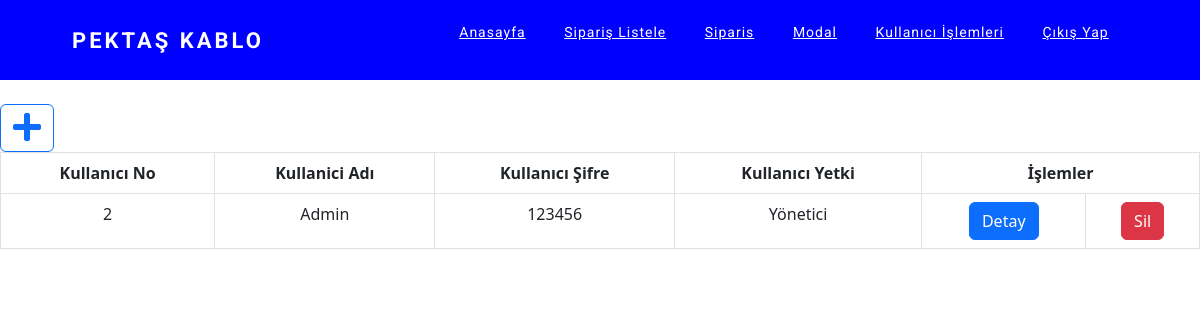
The page /Siparis/Kullanici_islem.php (signed in) on the database its author committed.
### tables this page shows
CREATE TABLE `tbl_kullanicilar` (
  `kullanici_id` int(11) NOT NULL,
  `kullanici_adi` varchar(30) DEFAULT NULL,
  `kullanici_sifre` varchar(10) DEFAULT NULL,
  `kullanici_yetki` varchar(8) DEFAULT NULL
);

### Siparis/Kullanici_islem.php (the view, shortened to what this page needs)
<?php
include 'navbar.php';
?>
<?php
$sorgu=$baglanti->prepare('SELECT * FROM tbl_kullanicilar order by  kullanici_id  desc');
$sorgu->execute();
$kullanicilistele=$sorgu-> fetchAll(PDO::FETCH_OBJ);
?>
 <br>
   <table class="table table-bordered table-responsive-md table-striped text-center">
        <thead>
          <tr> <button class="btn btn-outline-primary" data-toggle="modal" data-target="#myModal"
          onclick="kullanici_getir(0)" >
          <i class="fas fa-plus fa-2x" aria-hidden="true"></i></button></tr>
          <tr >
                   <th>Kullanıcı No</th>
                   <th>Kullanici Adı</th>
                   <th>Kullanıcı Şifre</th>
                   <th>Kullanıcı Yetki</th>
                   <th colspan="2">İşlemler</th>
          </tr>
        </thead>
        <tbody>
   <tr>
          <?php
			         foreach($kullanicilistele as $kullanici)
               {
          ?>
			 	<tr>
			 	        <td class="pt-3-half"><?= $kullanici->kullanici_id; ?></td>
                <td class="pt-3-half"><?=$kullanici->kullanici_adi; ?> </td>
			        	<td class="pt-3-half" type="password"><?= $kullanici->kullanici_sifre; ?></td>
			 	        <td class="pt-3-half"><?= $kullanici->kullanici_yetki; ?></td>
                <td><button type="button" class="btn btn-primary" data-toggle="modal" data-target="#myModal"
                onclick="kullanici_getir(<?php echo $kullanici->kullanici_id;?>)">Detay </button> </td>
                <td><button type="reset" class="btn btn-danger"
                onclick="kullanici_sil(<?php echo $kullanici->kullanici_id; ?>,'tbl_kullanicilar')"
                >Sil</button></td>
     </tr>
        <?php
        }
        ?>
        </tr>
        </tbody>
      </table>
<?php  include 'footer.php'; ?>

### Siparis/css/Global.css (style rules this page uses)
* { margin: 0px; padding: 0px; box-sizing: border-box; }

### rows shown on the page
tbl_kullanicilar: kullanici_id "2", kullanici_adi "Admin", kullanici_sifre "123456", kullanici_yetki "Yönetici"
